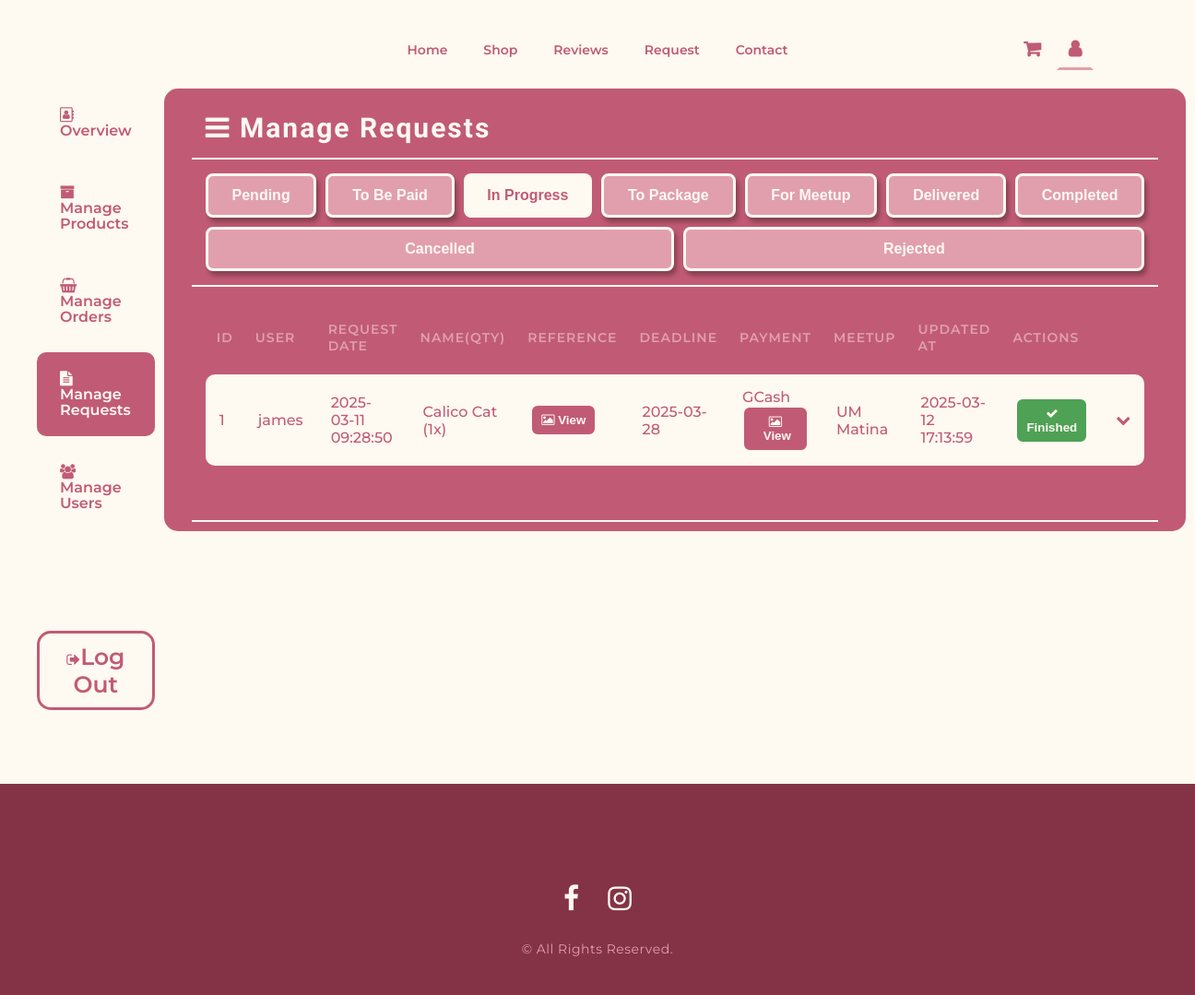
Page /admin-requests-inProgress.php on the committed database.
### tables this page shows
CREATE TABLE `requests` (
  `RequestId` int(11) NOT NULL,
  `UserId` int(11) NOT NULL,
  `MeetupPlaceId` int(11) DEFAULT NULL,
  `RequestName` varchar(127) NOT NULL,
  `Deadline` date NOT NULL,
  `Instructions` varchar(255) NOT NULL,
  `Quantity` int(11) NOT NULL DEFAULT 1,
  `ReferenceImage` varchar(127) DEFAULT NULL,
  `RequestPrice` decimal(10,2) DEFAULT NULL,
  `RequestStatus` enum('Pending','To Pay','In Progress','To Package','For Meetup','Delivered','Completed','Rejected','Cancelled') NOT NULL DEFAULT 'Pending',
  `RequestedAt` timestamp NOT NULL DEFAULT current_timestamp(),
  `AdminMessage` varchar(255) DEFAULT NULL
);

CREATE TABLE `users` (
  `UserId` int(11) NOT NULL,
  `FirstName` varchar(127) NOT NULL,
  `LastName` varchar(127) NOT NULL,
  `Username` varchar(127) NOT NULL,
  `ProfileImage` varchar(127) DEFAULT NULL,
  `ContactNumber` varchar(127) NOT NULL,
  `Email` varchar(127) NOT NULL,
  `Password` varchar(255) NOT NULL,
  `FacebookLink` varchar(127) NOT NULL,
  `RegisteredAt` timestamp NOT NULL DEFAULT current_timestamp() ON UPDATE current_timestamp()
);

CREATE TABLE `request_payments` (
  `PaymentId` int(11) NOT NULL,
  `RequestId` int(11) NOT NULL,
  `PaymentMethod` enum('Cash on Meetup','GCash') NOT NULL,
  `PaymentRefNo` varchar(50) DEFAULT NULL,
  `ReceiptImage` varchar(255) DEFAULT NULL,
  `CreatedAt` timestamp NOT NULL DEFAULT current_timestamp()
);

CREATE TABLE `meetup_places` (
  `PlaceId` int(11) NOT NULL,
  `PlaceName` varchar(255) DEFAULT NULL
);

### includes/db_fetchAllRequests.php (called while the page is built)
<?php
require 'db_auth.php';
function fetchRequests($status)
{
    global $conn;
    $stmt = $conn->prepare("
        SELECT r.RequestId, u.Username, r.RequestName, r.Deadline, r.Instructions, m.PlaceName,
               r.Quantity, r.ReferenceImage, r.RequestPrice, r.RequestStatus, r.RequestedAt, r.AdminMessage,
               p.PaymentMethod, p.PaymentRefNo, p.ReceiptImage
        FROM requests r
        JOIN users u ON r.UserId = u.UserId
        JOIN meetup_places m ON r.MeetupPlaceId = m.PlaceId
        LEFT JOIN request_payments p ON r.RequestId = p.RequestId
        WHERE r.RequestStatus = ?
        ORDER BY r.RequestedAt DESC
    ");
    $stmt->bind_param("s", $status);
    $stmt->execute();
    $result = $stmt->get_result();
    $requests = [];
    while ($row = $result->fetch_assoc()) {
        $requestId = $row['RequestId'];
        $row['StatusUpdatedAt'] = fetchRequestStatusTimestamp($requestId, $row['RequestStatus']);
        $row['StatusHistory'] = fetchRequestStatusHistory($requestId);
        $requests[] = $row;
    }
    return $requests;
}
function fetchRequestStatusTimestamp($requestId, $status)
{
    global $conn;
    $stmt = $conn->prepare("
        SELECT MadeAt
        FROM request_status_history
        WHERE RequestId = ? AND Status = ?
        ORDER BY MadeAt DESC
        LIMIT 1
    ");
    $stmt->bind_param("is", $requestId, $status);
    $stmt->execute();
    $result = $stmt->get_result();
    if ($row = $result->fetch_assoc()) {
        return $row['MadeAt'];
    } else {
        return "N/A";
    }
}
function fetchRequestStatusHistory($requestId)
{
    global $conn;
    $stmt = $conn->prepare("
        SELECT Status, MadeAt
        FROM request_status_history
        WHERE RequestId = ?
        ORDER BY MadeAt ASC
    ");
    $stmt->bind_param("i", $requestId);
    $stmt->execute();
    $result = $stmt->get_result();
    $statusHistory = [];
    while ($row = $result->fetch_assoc()) {
        $statusHistory[] = $row;
    }
    return $statusHistory;
}

### admin-requests-inProgress.php (the view, shortened to what this page needs)
<?php
include 'includes/db_fetchAllRequests.php';
$requests = fetchRequests('In Progress');
?>
<!DOCTYPE html>
<html lang="en">
<head>
  <link rel="stylesheet" href="style.css" />
  <link
    rel="stylesheet"
    href="https://cdnjs.cloudflare.com/ajax/libs/font-awesome/4.7.0/css/font-awesome.min.css" />
</head>
<body>
  <header class="nav-bar">
    <div class="logo-area">
    </div>
    <nav class="link-area">
      <ul>
        <li><a href="index.php">Home</a></li>
        <li><a href="shop.php">Shop</a></li>
        <li><a href="reviews.php">Reviews</a></li>
        <li><a href="request.php">Request</a></li>
        <li><a href="contact.php">Contact</a></li>
      </ul>
    </nav>
    <div class="link-area user-area">
      <a href="#" class="fa fa-shopping-cart">
      </a>
      <a href="#" class="fa fa-user active"></a>
    </div>
  </header>
  <div class="wrapper admin">
    <section class="section user-info">
      <div class="user-info-nav">
        <a href="admin.php" class="fa fa-address-book-o"><span>&nbsp Overview</span></a>
        <a href="admin-products.php" class="fa fa-archive"><span>&nbsp Manage Products</span></a>
        <a href="admin-orders.php" class="fa fa-shopping-basket"><span>&nbsp Manage Orders</span></a>
        <a href="admin-requests.php" class="fa fa-file-text active"><span>&nbsp Manage Requests</span></a>
        <a href="admin-users.php" class="fa fa-users"><span>&nbsp Manage Users</span></a>
        <form id="logoutForm" action="actions/db_signout.php" method="post">
          <button id="logoutButton" class="log-out" type="button">
            <i class="fa fa-sign-out"></i><span>Log Out</span>
          </button>
        </form>
      </div>
      <div class="user-info-main">
        <div class="user-main-area heading">
          <h3><i class="fa fa-bars">&nbsp</i>Manage Requests</h3>
        </div>
        <div class="user-main-area">
          <div class="StatusTabs">
            <a href="admin-requests.php"><button class="button-alt">Pending</button></a>
            <a href="admin-requests-toBePaid.php"><button class="button-alt">To Be Paid</button></a>
            <a href="admin-requests-inProgress.php"><button class="button-alt active">In Progress</button></a>
            <a href="admin-requests-toPackage.php"><button class="button-alt">To Package</button></a>
            <a href="admin-requests-forMeetup.php"><button class="button-alt">For Meetup</button></a>
            <a href="admin-requests-Delivered.php"><button class="button-alt">Delivered</button></a>
            <a href="admin-requests-Completed.php"><button class="button-alt">Completed</button></a>
            <a href="admin-requests-Cancelled.php"><button class="button-alt">Cancelled</button></a>
            <a href="admin-requests-Rejected.php"><button class="button-alt">Rejected</button></a>
          </div>
        </div>
        <div class="user-main-area">
          <div class="table-list user-list">
            <table>
              <?php if (!empty($requests)): ?>
                <tr class="table-header">
                  <th>ID</th>
                  <th>USER</th>
                  <th>REQUEST DATE</th>
                  <th>NAME(QTY)</th>
                  <th>REFERENCE</th>
                  <th>DEADLINE</th>
                  <th>PAYMENT</th>
                  <th>MEETUP</th>
                  <th>UPDATED AT</th>
                  <th>ACTIONS</th>
                </tr>
                <?php foreach ($requests as $request): ?>
                  <tr>
                    <td><?= number_format($request['RequestId']) ?></td>
                    <td><?= htmlspecialchars($request['Username']) ?></td>
                    <td><?= htmlspecialchars($request['RequestedAt']) ?></td>
                    <td><?= htmlspecialchars($request['RequestName']) ?> (<?= number_format($request['Quantity']) ?>x)</td>
                    <td>
                      <?php if (!empty($request['ReferenceImage'])): ?>
                        <a href="<?= htmlspecialchars($request['ReferenceImage']) ?>" target="_blank">
                          <button class="table-button">
                            <i class="fa fa-image"></i>&nbspView
                          </button>
                        </a>
                      <?php else: ?>
                        No Image
                      <?php endif; ?>
                    </td>
                    <td><?= htmlspecialchars($request['Deadline']) ?></td>
                    <td>
                      <?= htmlspecialchars($request['PaymentMethod']) ?>
                      <?php if (!empty($request['ReceiptImage'])): ?>
                        <a href="<?= htmlspecialchars($request['ReceiptImage']) ?>" target="_blank">
                          <button class="table-button">
                            <i class="fa fa-image"></i>&nbspView
                          </button>
                        </a>
                      <?php else: ?>
                        No Image
                      <?php endif; ?>
                    </td>
                    <td><?= htmlspecialchars($request['PlaceName']) ?></td>
                    <td><?= htmlspecialchars($request['StatusUpdatedAt']) ?></td>
                    <td>
                      <div class="button-area">
                        <form action="actions/db_updateRequestStatus.php" method="POST">
                          <button type="button" class="table-button btn-update confirmTrigger" data-message="Are you sure you want to update the status of this request?">
                            <i class="fa fa-check"></i> Finished
                          </button>
                        </form>
                      </div>
                    </td>
                    <td>
                      <i class="fa fa-chevron-down toggle-down" data-request-id="<?= $request['RequestId'] ?>"></i>
                    </td>
                  </tr>
                <?php endforeach; ?>
              <?php else: ?>
                <p style="text-align: center; font-weight:600; font-size:20px;">No requests to work on.</p>
              <?php endif; ?>
            </table>
            <br>
          </div>
        </div>
      </div>
    </section>
  </div>
  <footer class="footer-bar">
    <div class="footer-content">
      <div class="social-area">
        <a href="https://www.facebook.com/profile.php?id=61557911686578" target="_blank" class="fa fa-facebook"></a>
        <a href="https://www.instagram.com/hazey.crochet/" target="_blank" class="fa fa-instagram"></a>
      </div>
      <p>© All Rights Reserved.</p>
    </div>
  </footer>
</body>
</html>

### rows in the picture
requests: RequestId "1", UserId.Username "james", RequestedAt "2025-03-11 09:28:50", RequestName "Calico Cat", Quantity "1", Deadline "2025-03-28", request_payments.PaymentMethod "GCash", MeetupPlaceId.PlaceName "UM Matina", StatusUpdatedAt "2025-03-12 17:13:59"
